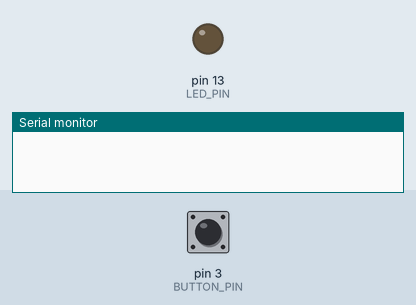
Bench run of a sketch on a simulated Arduino Uno, built with avr-gcc and run on an emulated ATmega328P. Shown: output pins drawn as LEDs (lit = HIGH), the last lines printed to the serial monitor. The inputs (shaded band) are chosen by the test bench; at power-on: pin 3 (BUTTON_PIN) HIGH.

Above: at 1.2 s.
1.3 s: pin 3 (BUTTON_PIN) pulled LOW for 0.15 s
At 1.7 s:
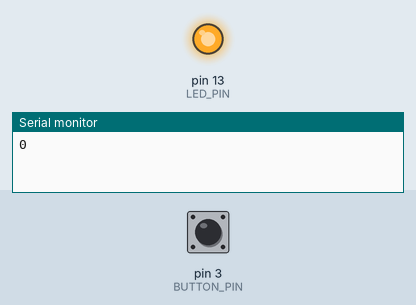
2.9 s: pin 3 (BUTTON_PIN) pulled LOW for 1 s
At 4.1 s:
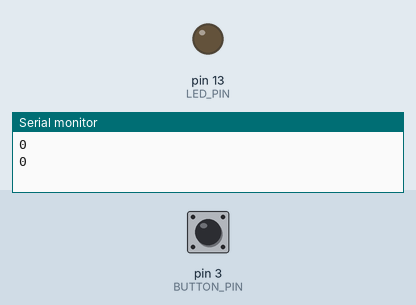
5.4 s: pin 3 (BUTTON_PIN) pulled LOW for 3.2 s
At 6.0 s:
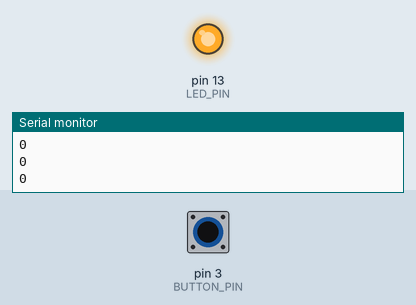
Timing chart, 0 to 8.4 s (numbered marks = the images above; inputs shaded):
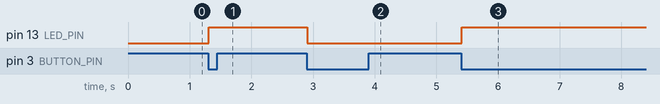

Measured:
- after the input at 1.3 s, pin 13 (LED_PIN): LOW → HIGH at once
- after the input at 2.9 s, pin 13 (LED_PIN): HIGH → LOW at once
- after the input at 5.4 s, pin 13 (LED_PIN): LOW → HIGH at once

The sketch:

10_push_button_switch.ino
```cpp
#define BUTTON_PIN 3
#define LED_PIN 13

bool buttonWasUp = true;
bool ledEnabled = false;

void setup() {
  pinMode(BUTTON_PIN, INPUT_PULLUP);
  pinMode(LED_PIN, OUTPUT);

  Serial.begin(9600);
}

void loop() {
  bool buttonIsUp = digitalRead(BUTTON_PIN);

  if (buttonWasUp && !buttonIsUp) {
    Serial.println(buttonIsUp);
    delay(10);
    buttonIsUp = digitalRead(BUTTON_PIN);

    if (!buttonIsUp) {
      ledEnabled = !ledEnabled;
      digitalWrite(LED_PIN, ledEnabled);
    }
  }

  buttonWasUp = buttonIsUp;
}
```
